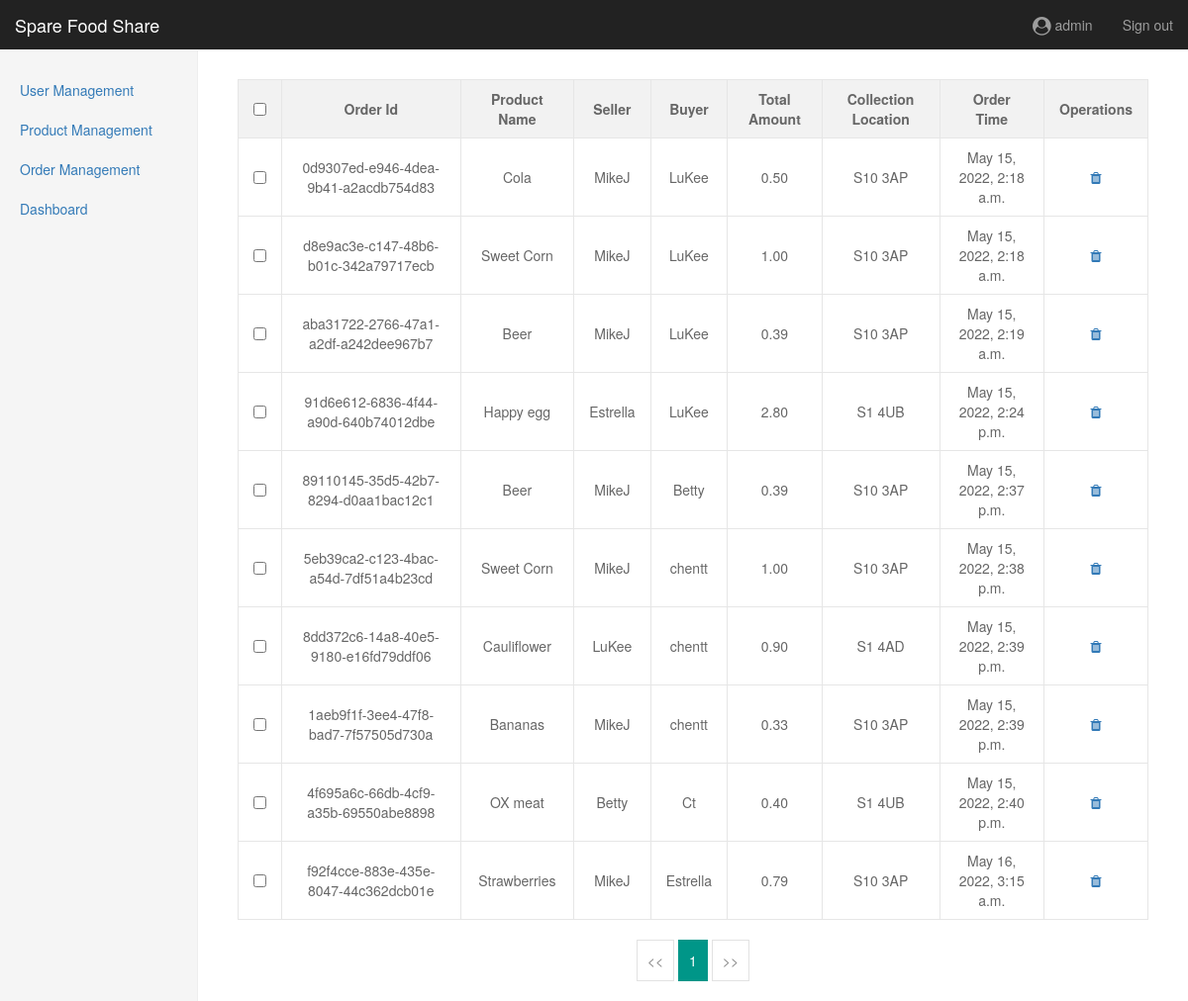
The page /administration/order/ on the database its author committed.
### payment/models.py (models this page shows, shortened)
class OrderItem(models.Model):
    order = models.ForeignKey(Order,
                              related_name='items',
                              on_delete=models.CASCADE)
    product = models.ForeignKey(Product,
                                related_name='order_items',
                                on_delete=models.CASCADE)
    price = models.DecimalField(max_digits=5, decimal_places=2)

class Order(models.Model):
    user = models.ForeignKey(settings.AUTH_USER_MODEL, on_delete=models.CASCADE, related_name='order_user')
    order_id = models.UUIDField(default= uuid.uuid4, editable=False, unique=True)
    created = models.DateTimeField(auto_now_add=True)
    updated = models.DateTimeField(auto_now=True)
    total_paid = models.DecimalField(max_digits=5, decimal_places=2)
    order_key = models.CharField(max_length=200)
    class Meta:
        ordering = ('-created',)

### homePage/models.py (models this page shows)
class Product(models.Model):
    product_id = models.AutoField(primary_key=True)
    product_info = models.ForeignKey(ProductInfo, default=1, verbose_name="ProductID", on_delete=models.SET_DEFAULT)
    product_image = models.ImageField(upload_to='product_images', default='product_images/default_img.png')
    product_category = models.CharField(max_length=100, default='Others')

class ProductInfo(models.Model):
    info_id = models.AutoField(primary_key=True)
    user_id = models.CharField(max_length=100)
    user_name = models.CharField(max_length=100)
    product_name = models.CharField(max_length=100)
    product_details = models.CharField(max_length=300)
    product_expiryDate = models.CharField(max_length=100, default="2022-05-30")
    product_price = models.CharField(max_length=100)
    product_location = models.CharField(max_length=100)
    product_visibility = models.BooleanField()
    product_sold = models.BooleanField()
    product_checkExpired = models.BooleanField(default=True)

### administration/views.py (the view)
# urls.py: path('order/', views.orderManagement, name='orderManagement'),
def orderManagement(request):
    context = {
        'orderManagement': 'active'
    }
    order_list = getOrderList()
    return render(request, 'orderManagement.html', context={'content': context, 'order_list': order_list})

### administration/database.py (called while the page is built)
def getOrderList():
    orders = OrderItem.objects.all()
    return orders

### administration/templates/orderManagement.html (shortened to what this page needs)
{% extends 'base.html' %}
{% block main %}
    <div>
        <table class="table-style" id="memberList">
            <thead>
                <tr>
                    <th>
                        <input type="checkbox" id="selectall-checkbox"/>
                    </th>
                    <th>Order Id</th>
                    <th>Product Name</th>
                    <th>Seller</th>
                    <th>Buyer</th>
                    <th>Total Amount</th>
                    <th>Collection Location</th>
                    <th>Order Time</th>
                    <th>Operations</th>
                </tr>
            </thead>
            <tbody id="tbody">
                {% for order in order_list %}
                <tr data-id={{ order.order.order_id }}>
                    <td>
                        <input type="checkbox"/>
                    </td>
                        <td>{{ order.order.order_id }}</td>
                        <td>{{ order.product.product_info.product_name }}</td>
                        <td>{{ order.product.product_info.user_name }}</td>
                        <td>{{ order.order.user }}</td>
                        <td>{{ order.order.total_paid }}</td>
                        <td>{{ order.product.product_info.product_location }}</td>
                        <td>{{ order.order.created }}</td>
                    <td>
                        <a onclick="if(confirm('Do you confirm to delete order \'{{ order.order.order_id }}\'?'))
                            window.location.href='{% url 'order_delete' %}?del_order={{ order.order.order_id }}'">
                            <i class="fa fa-trash" aria-hidden="true"></i></a>
                    </td>
                </tr>
                {% endfor %}
            </tbody>
        </table>
        <div class="page-div">
            <div>
                <a class="prev" href="">&lt;&lt;</a>
                <a class="current" href="">1</a>
                <a class="next" href="">&gt;&gt;</a>
            </div>
        </div>
    </div>
{% endblock %}

### administration/static/css/dashboard.css (style rules this page uses)
body { padding-top: 50px; }
.table-style { width: 100%; margin: 10px 0; background-color: #fff; color: #666; }
.table-style td,th { position: relative; padding: 9px 15px; min-height: 20px; line-height: 20px; font-size: 14px; border: 1px #e6e6e6 solid; text-align: center; }
thead { background-color: #f2f2f2; }
.page-div { margin-top: 20px; text-align: center; }
.page-div a { display: inline-block; background: #fff 0 0 no-repeat; color: #888; padding: 10px; min-width: 15px; border: 1px solid #e2e2e2; }
.page-div .current { display: inline-block; background: #009688 0 0 no-repeat; color: #fff; padding: 10px; min-width: 15px; border: 1px solid #009688; }

### rows shown on the page
OrderItem: order.order_id "0d9307ed-e946-4dea-9b41-a2acdb754d83", product.product_info.product_name "Cola", product.product_info.user_name "MikeJ", order.user "LuKee", order.total_paid "0.50", product.product_info.product_location "S10 3AP", order.created "May 15, 2022, 2:18 a.m."
OrderItem: order.order_id "d8e9ac3e-c147-48b6-b01c-342a79717ecb", product.product_info.product_name "Sweet Corn", product.product_info.user_name "MikeJ", order.user "LuKee", order.total_paid "1.00", product.product_info.product_location "S10 3AP", order.created "May 15, 2022, 2:18 a.m."
OrderItem: order.order_id "aba31722-2766-47a1-a2df-a242dee967b7", product.product_info.product_name "Beer", product.product_info.user_name "MikeJ", order.user "LuKee", order.total_paid "0.39", product.product_info.product_location "S10 3AP", order.created "May 15, 2022, 2:19 a.m."
OrderItem: order.order_id "91d6e612-6836-4f44-a90d-640b74012dbe", product.product_info.product_name "Happy egg", product.product_info.user_name "Estrella", order.user "LuKee", order.total_paid "2.80", product.product_info.product_location "S1 4UB", order.created "May 15, 2022, 2:24 p.m."
OrderItem: order.order_id "89110145-35d5-42b7-8294-d0aa1bac12c1", product.product_info.product_name "Beer", product.product_info.user_name "MikeJ", order.user "Betty", order.total_paid "0.39", product.product_info.product_location "S10 3AP", order.created "May 15, 2022, 2:37 p.m."
OrderItem: order.order_id "5eb39ca2-c123-4bac-a54d-7df51a4b23cd", product.product_info.product_name "Sweet Corn", product.product_info.user_name "MikeJ", order.user "chentt", order.total_paid "1.00", product.product_info.product_location "S10 3AP", order.created "May 15, 2022, 2:38 p.m."
OrderItem: order.order_id "8dd372c6-14a8-40e5-9180-e16fd79ddf06", product.product_info.product_name "Cauliflower", product.product_info.user_name "LuKee", order.user "chentt", order.total_paid "0.90", product.product_info.product_location "S1 4AD", order.created "May 15, 2022, 2:39 p.m."
OrderItem: order.order_id "1aeb9f1f-3ee4-47f8-bad7-7f57505d730a", product.product_info.product_name "Bananas", product.product_info.user_name "MikeJ", order.user "chentt", order.total_paid "0.33", product.product_info.product_location "S10 3AP", order.created "May 15, 2022, 2:39 p.m."
OrderItem: order.order_id "4f695a6c-66db-4cf9-a35b-69550abe8898", product.product_info.product_name "OX meat", product.product_info.user_name "Betty", order.user "Ct", order.total_paid "0.40", product.product_info.product_location "S1 4UB", order.created "May 15, 2022, 2:40 p.m."
OrderItem: order.order_id "f92f4cce-883e-435e-8047-44c362dcb01e", product.product_info.product_name "Strawberries", product.product_info.user_name "MikeJ", order.user "Estrella", order.total_paid "0.79", product.product_info.product_location "S10 3AP", order.created "May 16, 2022, 3:15 a.m."
